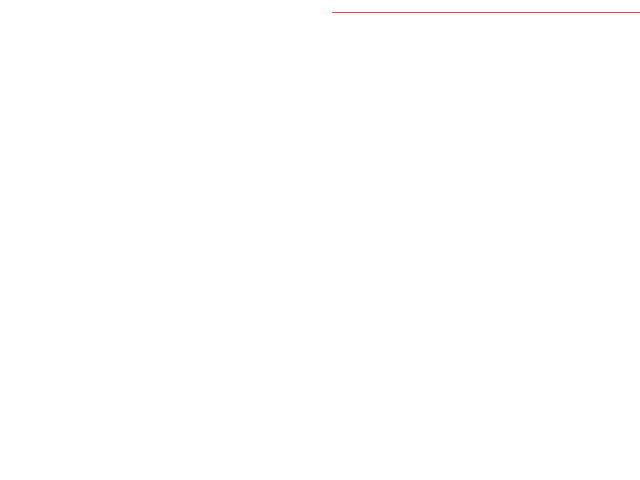
Frame 1 (no input)
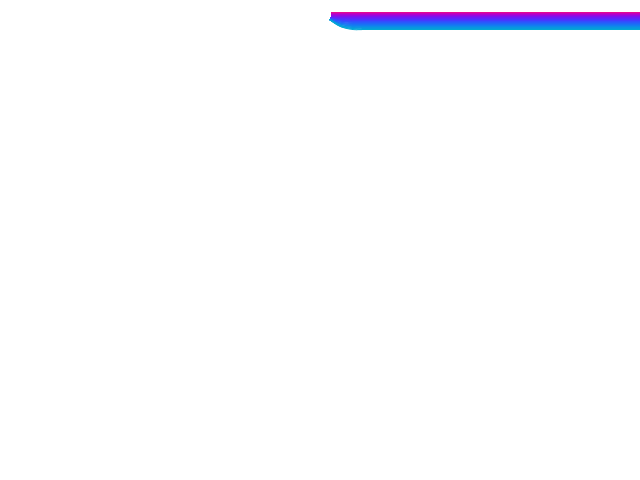
Frame 60 (the mouse pressed at the canvas centre just before this capture)
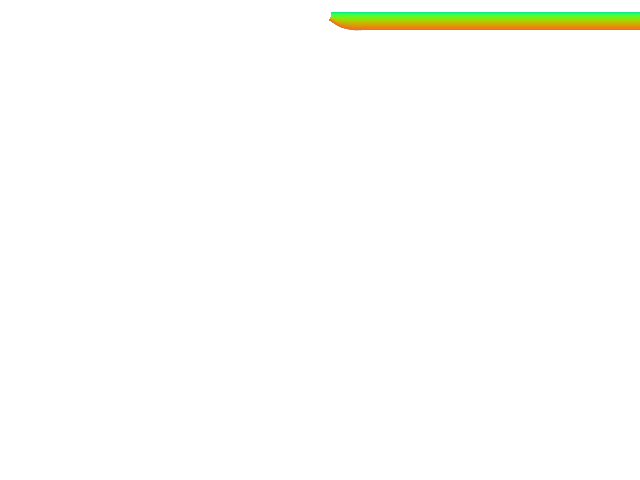
Frame 120 (the mouse held since frame 60 and released just before this capture)

The Processing sketch that drew these frames (run headless with seeded random() and noise(); from frame 60 on, the mouse is pressed at the canvas centre):

// Processing sketch: processing_154952
// ── processing_154952.pde

node[] pendulum;
float segmentLength = 12;
float gravity = 0.01;
float springRate = 0.2;
float damping = 0.01;
void setup() {
  size(640, 480);
  pendulum = new node[32];
  for (int i=0; i<pendulum.length; i++) {
    pendulum[i] = new node(width/2+i*segmentLength, segmentLength);
  }
//  smooth();
//  background(255-64);
  background(255);
}
void draw() {
//  noStroke();
//  fill(255,2);
//  rect(0,0,width,height);
//  stroke(0);
  noFill();
  stroke(
  128+127*cos(frameCount%128*TWO_PI/128),
  128+127*cos(frameCount%128*TWO_PI/128+TWO_PI/3),
  128+127*cos(frameCount%128*TWO_PI/128+2*TWO_PI/3));
  pendulum[0].location = new PVector(width/2, segmentLength);
  pendulum[0].velocity = new PVector();
  beginShape();
  for (int i=0; i<pendulum.length; i++) {
    pendulum[i].update();
    curveVertex(pendulum[i].location.x, pendulum[i].location.y);
  }
  endShape();
  for (int i=0; i<pendulum.length-1; i++) {
    PVector relativeLocation = 
      PVector.sub(pendulum[i].location, pendulum[i+1].location);
    PVector relativeVelocity = 
      PVector.sub(pendulum[i].velocity, pendulum[i+1].velocity);
    float forceMagnitude = (relativeLocation.mag()-segmentLength)*springRate;
    relativeLocation.normalize();
    forceMagnitude += relativeVelocity.dot(relativeLocation)*damping;
    PVector force = PVector.mult(relativeLocation, forceMagnitude);
    pendulum[i+1].forceSum.add(force);
    pendulum[i].forceSum.sub(force);
//    line(pendulum[i].location.x, pendulum[i].location.y, 
//    pendulum[i+1].location.x, pendulum[i+1].location.y);
  }
}
class node {
  PVector location;
  PVector velocity;
  PVector forceSum;
  node(float x, float y) {
    location = new PVector(x, y);
    velocity = new PVector();
    forceSum = new PVector();
  }
  void update() {
    velocity.add(forceSum);
    location.add(velocity);
    forceSum = new PVector(0, gravity);
  }
}
void mousePressed(){
  pendulum = new node[32];
  for (int i=0; i<pendulum.length; i++) {
    pendulum[i] = new node(width/2+i*segmentLength, segmentLength);
  }
  background(255);
}
